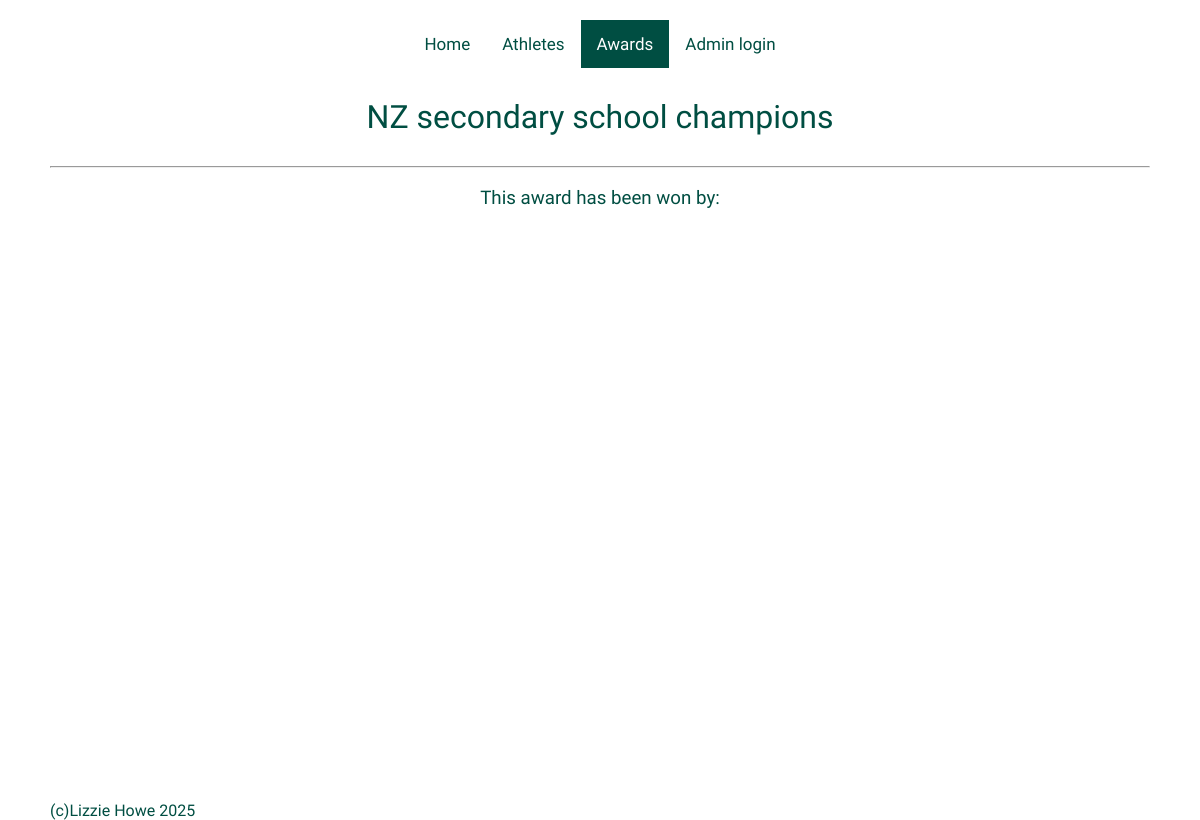
The page /award_page/5 on the database as committed earlier.
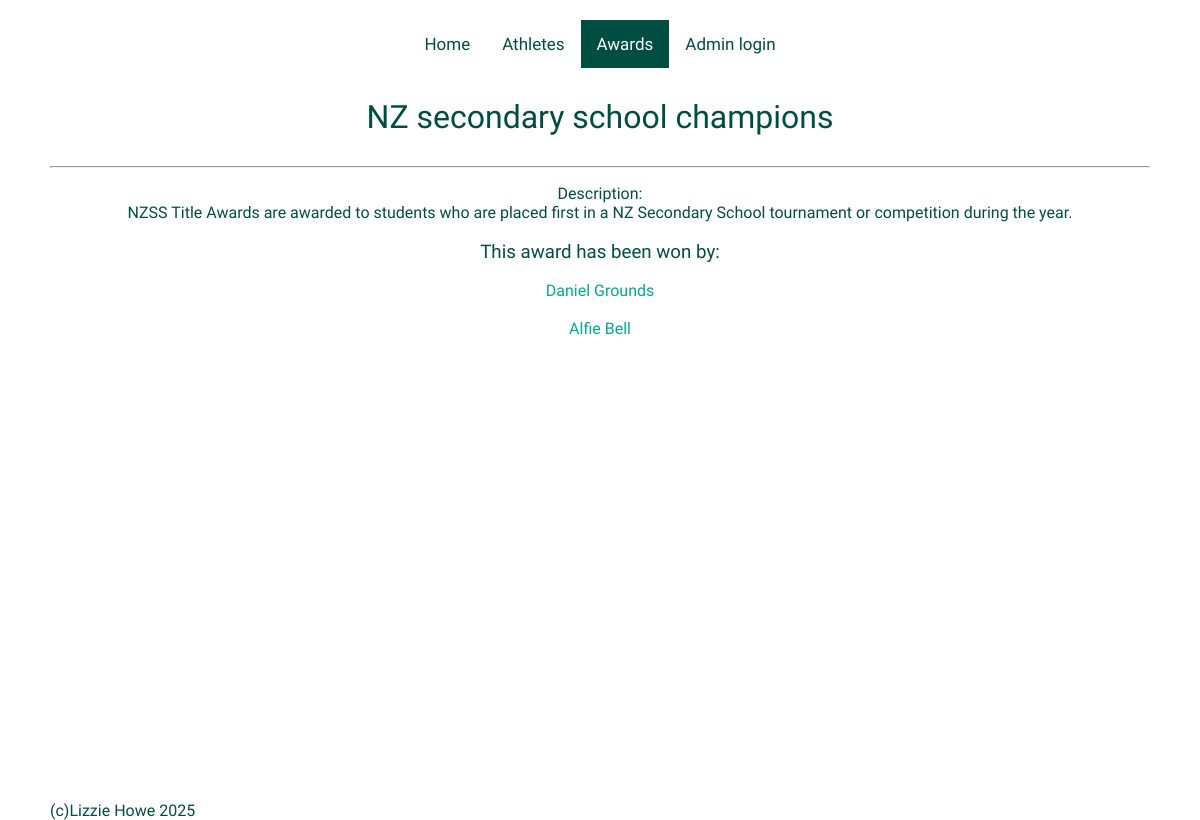
The same page on the database as committed later.
### tables this page shows
CREATE TABLE award (award_id INTEGER PRIMARY KEY NOT NULL, award_name TEXT NOT NULL, trophy_name TEXT, description TEXT, award_sport TEXT REFERENCES sport (sport_id), image TEXT);

CREATE TABLE athlete (athlete_id INTEGER PRIMARY KEY NOT NULL, firstname TEXT NOT NULL, lastname TEXT NOT NULL);

### flaskimport.py (the view)
@app.route("/award_page/<int:award_id>")
def athlete_award_info(award_id):
    db = get_db()
    cursor = db.execute('''
    SELECT
        athlete.athlete_id,
        athlete.firstname,
        athlete.lastname
    FROM award
    JOIN athlete_award ON athlete_award.award_id = award.award_id
    JOIN athlete ON athlete_award.athlete_id = athlete.athlete_id
    WHERE award.award_id = ?
    ''', (award_id,))
    award_info = cursor.fetchall()
    title = award_title(award_id)
    return render_template("award_page.html", award_info=award_info, title=title)

### flaskimport.py (called while the page is built)
def get_db():
    db = getattr(g, '_database', None)
    if db is None:
        db = g._database = sqlite3.connect('BHS_sport_history_database.db')
        db.row_factory = sqlite3.Row
    return db

def award_title(award_id):
    db = get_db()
    cursor = db.execute('''
    SELECT award_name, trophy_name, description
    FROM award
    WHERE award_id = ?
    ''', (award_id,))
    award_title = cursor.fetchone()
    return award_title

### templates/award_page.html
{% extends "layout.html" %}
{% block content %}
<div class="topnav">
  <a href="/">Home</a>
  <a href="/athletes">Athletes</a>
  <a class="active" href="/award">Awards</a>
  <a href="/add_athlete">Admin login</a>
</div>
{% if title["trophy_name"] %}
  <h1> {{ title["trophy_name"] }} </h1>
  <hr>
  <h2> {{ title["award_name"] }} </h2>
  {% else %}
    <h1>{{ title["award_name"] }}</h1>
    <hr>
  {% endif %}
  {% if title and title["description"] %}
    <p> Description: <br>{{ title["description"] }}</p>
  {% else %}
    <p></p>
  {% endif %}
  <body class="award_page">
    <h3>This award has been won by:</h3>
    {% for athlete in award_info %}
      <a class="award_page" href="/player/{{ athlete['athlete_id'] }}">{{ athlete["firstname"] }} {{ athlete["lastname"] }}</a>
      <br>
    {% endfor %}
  </body>
{% endblock %}

Rows that differ between the two databases and show on the page:
changed award "NZ secondary school champions": description (not shown) → "NZSS Title Awards are awarded to students who are placed first in a NZ Secondary School tournament or competition during the year."
now on this page (row unchanged): athlete: firstname "Daniel", lastname "Grounds"
now on this page (row unchanged): athlete: firstname "Alfie", lastname "Bell"
Other text that changed with them:
text now shown: "Description:"
